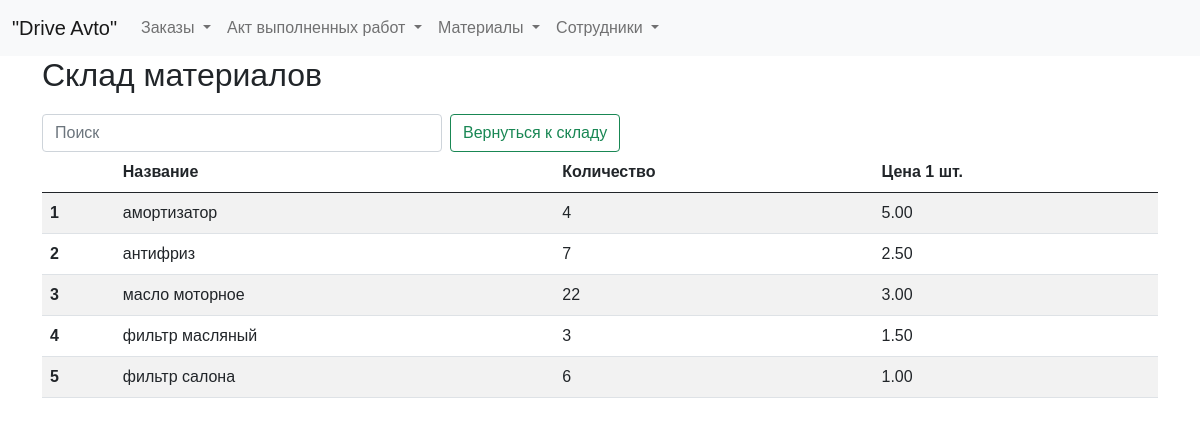
The app's page /stock with its own data.
### tables this page shows
CREATE TABLE stock_plus (
id integer PRIMARY KEY AUTOINCREMENT,
name text NOT NULL,
quantity integer NOT NULL,
price_unit integer NOT NULL
);

### fcompany.py (the view)
@app.route("/stock")
def showStock():
    return render_template("stock.html", title="Склад материалов", stock=dbase.getStock())

### fcompany.py (called while the page is built)
def connect_db():  # общая функция для установления соединения с БД
    conn = sqlite3.connect(app.config['DATABASE'])
    conn.row_factory = sqlite3.Row  # записи будут представлены не в виде кортежей, а в виде словаря (для исп в шаблонах)
    return conn

def get_db():
    if not hasattr(g, 'link_db'):
        g.link_db = connect_db()
    return g.link_db

@app.before_request
def before_request():
    global dbase
    db = get_db()
    dbase = FDataBase(db)

### templates/stock.html (shortened to what this page needs)
{% extends 'base.html' %}
{% block content %}
<h2>Склад материалов</h2>
<form class="d-flex" role="search">
  <input class="form-control me-2 narrow-search" type="search" id="searchInput" placeholder="Поиск" aria-label="Search">
  <button class="btn btn-outline-success narrow-button" type="submit">Вернуться к складу</button>
</form>
<table id="myTable" class="table table-striped">
  <thead>
    <tr>
      <th scope="col"></th>
      <th scope="col">Название</th>
      <th scope="col">Количество</th>
      <th scope="col">Цена 1 шт.</th>
    </tr>
  </thead>
  <tbody>
    {% for row in stock %}
    <tr>
      <th scope="row">{{ loop.index }}</th>
      <td>{{ row.name_total }}</td>
      <td>{{ row.quantity_total }}</td>
      <td>{{ '%.2f' % (row.price_unit_total / 100) }}</td>
    </tr>
    {% endfor %}
  </tbody>
</table>
{% endblock %}

### static/css/styles.css (style rules this page uses)
.narrow-button { max-width: 250px; white-space: nowrap; font-size: 16px; }
.narrow-search { max-width: 400px; }
html, body { font-family: 'Arial'; margin: 0; padding: 0; height: 100%; width: 100%; }

### records on screen
stock_plus: name_total "амортизатор", quantity_total "4", price_unit_total "5.00"

### other values on screen
{{ row.name_total }} "антифриз" "масло моторное" "фильтр масляный" "фильтр салона"
{{ row.quantity_total }} "7" "22" "3" "6"
{{ '%.2f' % (row.price_unit_total / 100) }} "2.50" "3.00" "1.50" "1.00"
